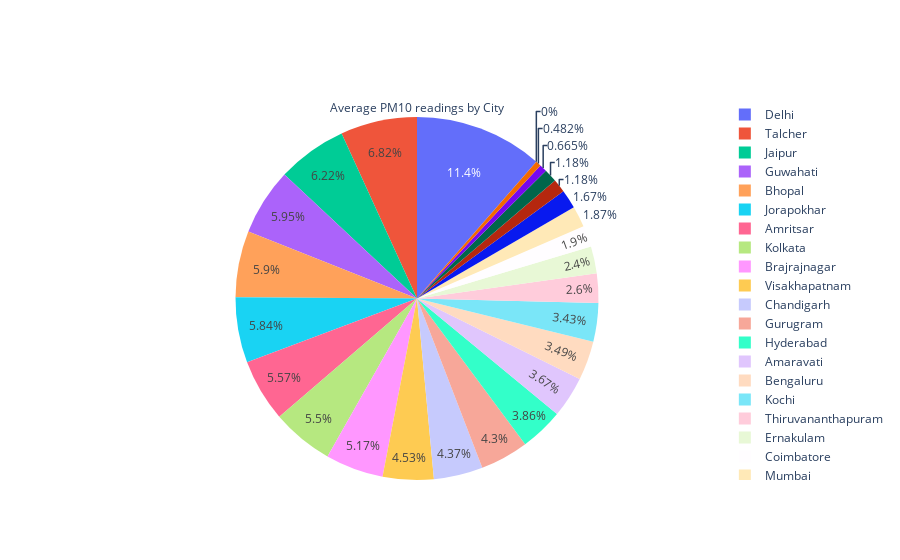

Notebook cell for this chart:
### Code cell
# avg readings for PM10 across all cities (pie chart)
trace2=go.Pie(labels=avg_readings['City'], values=avg_readings['PM10'].round(2),
             title='Average PM10 readings by City')
fig=go.Figure(trace2)
fig.show()

### Figure 1 — Plotly figure (JSON) as saved in the notebook; plotly's stock layout.template omitted (floating-point values rounded to 4 significant figures)
{"data": [{"labels": ["Ahmedabad", "Aizawl", "Amaravati", "Amritsar", "Bengaluru", "Bhopal", "Brajrajnagar", "Chandigarh", "Chennai", "Coimbatore", "Delhi", "Ernakulam", "Gurugram", "Guwahati", "Hyderabad", "Jaipur", "Jorapokhar", "Kochi", "Kolkata", "Lucknow", "Mumbai", "Patna", "Shillong", "Talcher", "Thiruvananthapuram", "Visakhapatnam"], "title": {"text": "Average PM10 readings by City"}, "type": "pie", "values": [23.21, 23.15, 71.95, 109.3, 68.33, 115.6, 101.3, 85.66, 9.45, 37.29, 223.9, 47.14, 84.4, 116.6, 75.66, 121.9, 114.5, 67.34, 107.8, 0, 36.74, 13.03, 32.81, 133.7, 51.06, 88.85]}], "layout": {}}
